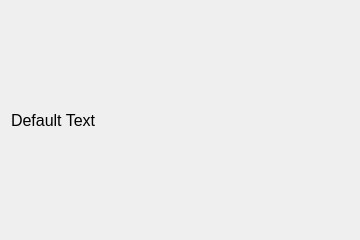
<?xml version="1.0" encoding="UTF-8"?>
<ui version="4.0">
 <class>DialogMessage</class>
 <widget class="QDialog" name="DialogMessage">
  <property name="geometry">
   <rect>
    <x>0</x>
    <y>0</y>
    <width>360</width>
    <height>240</height>
   </rect>
  </property>
  <property name="sizePolicy">
   <sizepolicy hsizetype="Fixed" vsizetype="MinimumExpanding">
    <horstretch>0</horstretch>
    <verstretch>0</verstretch>
   </sizepolicy>
  </property>
  <property name="minimumSize">
   <size>
    <width>360</width>
    <height>240</height>
   </size>
  </property>
  <property name="maximumSize">
   <size>
    <width>360</width>
    <height>240</height>
   </size>
  </property>
  <property name="windowTitle">
   <string>Dialog</string>
  </property>
  <layout class="QGridLayout" name="gridLayout">
   <item row="0" column="0">
    <widget class="QLabel" name="label_Message">
     <property name="font">
      <font>
       <pointsize>12</pointsize>
      </font>
     </property>
     <property name="text">
      <string>Default Text</string>
     </property>
     <property name="wordWrap">
      <bool>true</bool>
     </property>
    </widget>
   </item>
  </layout>
 </widget>
 <resources/>
 <connections/>
</ui>
